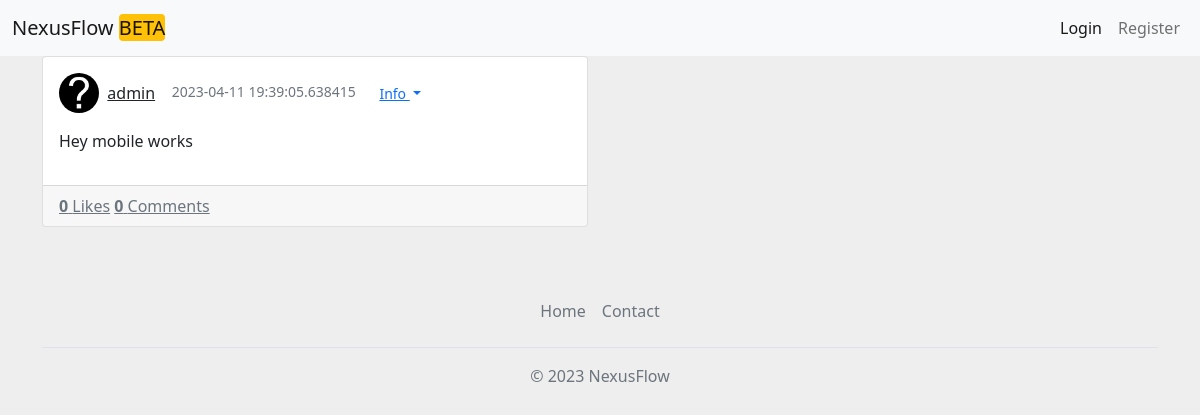
Before: / with the older database file.
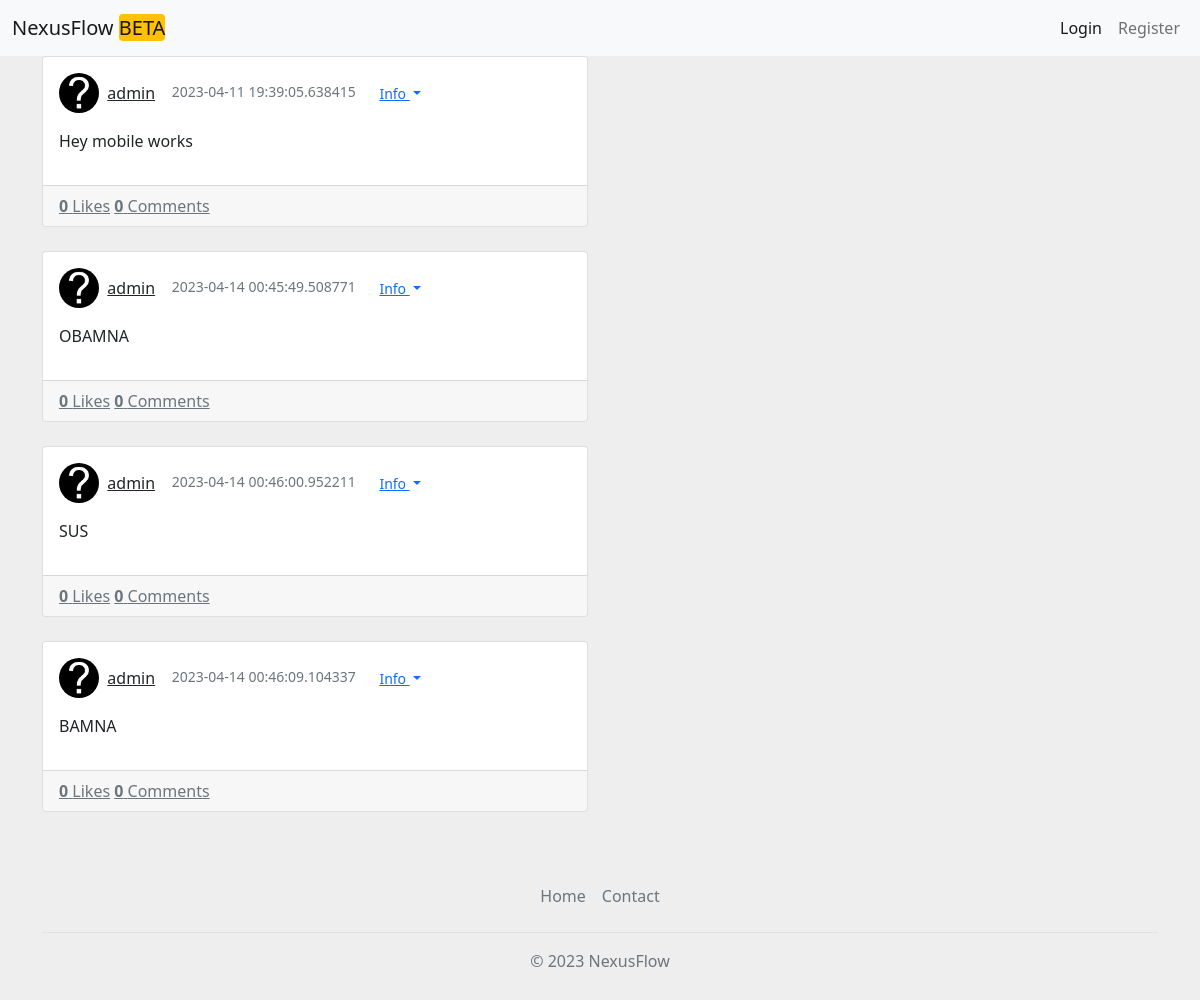
After: the same page with the newer database file.
### app.py (models this page shows)
class Posts(db.Model):
	id = db.Column(db.Integer, primary_key=True, autoincrement=True)
	pub_id = db.Column(db.String(75))
	date_created = db.Column(db.DateTime, default=datetime.utcnow)
	content = db.Column(db.String(2000))
	parentpost = db.Column(db.String())
	creator = db.Column(db.String(50))
	subpost = db.Column(db.String())
	likes = db.Column(db.Integer)
	comments = db.Column(db.Integer)
	del_allow = db.Column(db.Boolean)
	isreply = db.Column(db.Boolean)
	edited = db.Column(db.Boolean)

class Serializer(object):
	def serialize(self):
		return {c: getattr(self, c) for c in inspect(self).attrs.keys()}
	@staticmethod
	def serialize_list(l):
		return [m.serialize() for m in l]

class Users(db.Model, Serializer):
	id = db.Column(db.Integer, primary_key=True)
	public_id = db.Column(db.String())
	ip = db.Column(db.String(), default="")
	email = db.Column(db.String(), default="")
	bio = db.Column(db.String(150), default="")
	name = db.Column(db.String(50))
	password = db.Column(db.String(500))
	pfpurl = db.Column(db.String(150))
	likedposts = db.Column(db.String(), default="")
	followers = db.Column(db.String(), default="")
	followercount = db.Column(db.Integer, default=0)
	followingcount = db.Column(db.Integer, default=0)
	following = db.Column(db.String(), default="")
	blocked = db.Column(db.String(), default="")
	posts = db.Column(db.String(), default="")
	algmod = db.Column(db.Integer, default=0)
	postallow = db.Column(db.Boolean, default=False)
	admin = db.Column(db.Boolean, default=False)

### app.py (the view)
@app.route('/')
def mainpage():
	myuser = getuserfromtoken(request.cookies.get('token'))
	if myuser == None:
		myuser = {}
	temp = getposts(myuser)
	posts = []
	used = []
	creates = []
	for post in temp:
		matches = re.findall(r'u\/(\S+)', post.content)
		pst = post.__dict__
		if matches != None:
			for us in matches:
				cont = post.content
				user = Users.query.filter_by(name=us).first()
				if user != None and us in cont and us not in used:
					cont = cont.replace('u/' + us, f'<a href="/u/{us}">u/{us}</a>')
					pst['content'] = cont
					used.append(us)
		posts.append(pst)
		create = Users.query.filter_by(public_id=post.creator).first()
		creates.append(create)
	likes = []
	if myuser != {}:
		if str(myuser.likedposts) != None:
			likes = str(myuser.likedposts).split(',')
	if 'None' in likes:
		likes.remove('None')
	return render_template(
	 'index.html',
	 posts=posts,
	 creates=creates,
	 myuser=myuser,
	 likes=likes,
	)

### app.py (called while the page is built, shortened)
@app.context_processor
def inject_now():
	return {'now': datetime.utcnow(), 'domain':domain}

def getuserfromtoken(token):
	if not token:
		return None

def getposts(user):
	posts = Posts.query.all()
	if user != {}:
		for post in posts:
			print(post.content)
			if post.creator in user.blocked or ","+post.creator in user.blocked or ","+post.creator+"," in user.blocked:
				posts.remove(post)
	return posts

### templates/index.html (shortened to what this page needs)
<!DOCTYPE html>
<html lang="en" >
<head>
  <link href="https://cdn.jsdelivr.net/npm/bootstrap@5.0.0/dist/css/bootstrap.min.css" rel="stylesheet" >
</head>
<body>
{% set user = myuser %}
{% include "header.html" %}
{% for i in range(posts|length) %}
{% set post = posts[i] %}
{% set create = creates[i] %}
{% if post.isreply == False %}
<div class="container posts-content">
    <div class="row">
        <div class="col-lg-6">
            <div class="card mb-4">
              <div class="card-body">
                <div class="media mb-3">
                  <div class="d-flex align-items-center">
                    <img src="{{create['pfpurl']}}" class="rounded-circle" alt="" width="40px" height="40px"> &nbsp;&nbsp;
                    <div class="media-body ml-3">
                      <a href="/u/{{create['name']}}">{{create['name']}}{% if create.admin == True %} </a> <span class="badge bg-success rounded-pill">Admin</span> {% else%} </a> {% endif %}
                    </div>&nbsp;&nbsp;&nbsp;&nbsp;
                    <div class="text-muted small">{{post['date_created']}} &nbsp;&nbsp;
<div class="btn-group">
  <button type="button" class="btn btn-link dropdown-toggle btn-sm" data-bs-toggle="dropdown" aria-expanded="false">
    Info
  </button>
</div>
</div>
                  </div>
                </div>
                <div id="content{{post['pub_id']}}">
                <p id="content-text{{post['pub_id']}}">
									{{post['content']|markdown}}
                </p>
                </div>
              </div>
              <div class="card-footer">
                <a href="javascript:send('{{post['pub_id']}}')" class="d-inline-block text-muted">
                  {% if post['pub_id'] in likes %}
                  <strong>{{post['likes']}}</strong> Liked
              {% else %}
                  <strong>{{post['likes']}}</strong> Likes
              {% endif %}
                </a>
                <a href="/p/{{post['pub_id']}}" class="d-inline-block text-muted ml-3">
                    <strong>{{post['comments']}}</strong> Comments
                </a>
              </div>
            </div>
        </div>
</div>
</div>
{% endif %}
{% endfor %}
{% include "footer.html" %}
</body>
</html>

Changed rows visible on the page:
added Posts: pfpurl (picture), {{ create['name'] }} "admin", date_created "2023-04-14 00:45:49.508771", content "OBAMNA", likes "0", comments "0"
added Posts: pfpurl (picture), {{ create['name'] }} "admin", date_created "2023-04-14 00:46:00.952211", content "SUS", likes "0", comments "0"
added Posts: pfpurl (picture), {{ create['name'] }} "admin", date_created "2023-04-14 00:46:09.104337", content "BAMNA", likes "0", comments "0"
